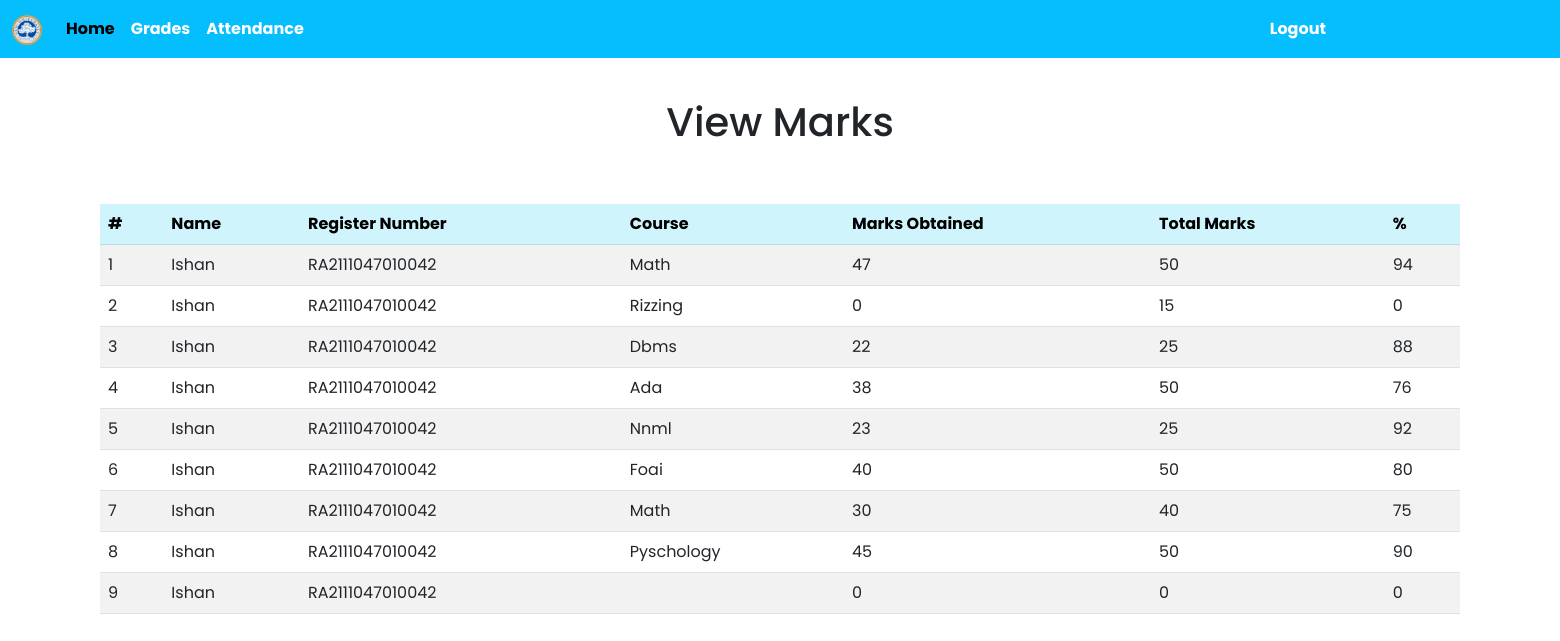
The page /view-grade.php (signed in) on the database its author committed.
### tables this page shows
CREATE TABLE `grades` (
  `regdno` varchar(128) NOT NULL,
  `course` varchar(255) NOT NULL,
  `obtained` int(11) NOT NULL,
  `total` int(11) NOT NULL,
  `percent` int(11) NOT NULL
);

CREATE TABLE `user` (
  `id` int(11) NOT NULL,
  `name` varchar(128) NOT NULL,
  `regdno` varchar(255) NOT NULL,
  `dob` date NOT NULL,
  `yos` int(11) NOT NULL,
  `branch` varchar(128) NOT NULL,
  `section` varchar(128) NOT NULL,
  `password_hash` varchar(255) NOT NULL
);

### view-grade.php (the view, shortened to what this page needs)
<?php
if (isset($_SESSION["user_id"])) {
  $mysqli = require   "sign-up/database.php";
  $sql = "SELECT * FROM user
          WHERE id = {$_SESSION["user_id"]}";
  $result = $mysqli->query($sql);
  $user = $result->fetch_assoc();
  $regdno =  ($user["regdno"]);
}
?>
<!DOCTYPE html>
<html lang="en">
<head>
    <link href="https://cdn.jsdelivr.net/npm/bootstrap@5.3.0-alpha1/dist/css/bootstrap.min.css" rel="stylesheet"
>
    <link rel="stylesheet" href="/styles.css">
</head>
<body>
    <nav class="navbar navbar-expand-lg" style="background-color: #04befe;">
  <div class="container-fluid">
    <a class="navbar-brand" href="#">
      <img src="/images/SRM Logo.png" alt="logo" width="30" height="30">
    </a>
    <div class="collapse navbar-collapse" id="navbarNavDropdown">
      <ul class="navbar-nav">
        <li class="nav-item">
          <a class="nav-link active txt" aria-current="page" href="/index.php"><strong>Home</strong></a>
        </li>
        <li class="nav-item">
          <a class="nav-link txt" href="/view-grade.php"><strong>Grades</strong></a>
        </li>
        <li class="nav-item">
          <a class="nav-link txt" href="/view-attend.php"><strong>Attendance</strong></a>
        </li>
        <li class="nav-item logout">
          <a class="nav-link txt" href="/login/logout.php"><strong>Logout</strong></a>
        </li>
      </ul>
    </div>
  </div>
</nav>
    <div class="titl">
        <h1>View Marks</h1>
    </div>
        <div class="tbl">
        <table class="table table-striped table-hover">
            <thead class="table-info table align-middle">
              <tr>
                <th scope="col">#</th>
                <th scope="col">Name</th>
                <th scope="col">Register Number</th>
                <th scope="col">Course</th>
                <th scope="col">Marks Obtained</th>
                <th scope="col">Total Marks</th>
                <th scope="col">%</th>
              </tr>
            </thead>
            <tbody>
              <?php
                   $con = new mysqli('localhost','root','','logindb');
                   if( $con-> connect_error){
                   die('Connection Failed : '.$con->connect_error);
                   }
                   else{
                  $mysqli = require("sign-up/database.php");
                  $count = 0;
                  $query = "SELECT * FROM grades
                            JOIN user ON grades.regdno = user.regdno
                            WHERE user.regdno = '$regdno'";
                  $result = mysqli_query($mysqli, $query);
                  while($row = mysqli_fetch_assoc($result)){
                    $count++;
                ?>
              <tr>
                  <td> <?php echo $count;  ?></td>
                  <td> <?php echo $row['name']; ?></td>
                  <td> <?php echo $row['regdno']; ?></td>
                  <td> <?php echo $row['course']; ?></td>
                  <td> <?php echo $row['obtained']; ?></td>
                  <td> <?php echo $row['total']; ?></td>
                  <td> <?php echo $row['percent']; ?></td>
              </tr>
              <?php  }  } ?>
            </tbody>
          </table>
        </div>
      </body>
</html>

### styles.css (style rules this page uses)
body { overflow-x: hidden; }
.logout { margin : 0 950px; }
.txt { color: white; }
.tbl { padding: 50px 100px; }
.titl { text-align: center; margin-top: 40px; }
a { text-decoration: none; color: black; }
* { padding: 0; margin: 0; box-sizing: border-box; }
body, input { font-family: 'Poppins',sans-serif; }

### rows shown on the page
grades: user.name "Ishan", user.regdno "RA2111047010042", course "Math", obtained "47", total "50", percent "94"
grades: user.name "Ishan", user.regdno "RA2111047010042", course "Rizzing", obtained "0", total "15", percent "0"
grades: user.name "Ishan", user.regdno "RA2111047010042", course "Dbms", obtained "22", total "25", percent "88"
grades: user.name "Ishan", user.regdno "RA2111047010042", course "Ada", obtained "38", total "50", percent "76"
grades: user.name "Ishan", user.regdno "RA2111047010042", course "Nnml", obtained "23", total "25", percent "92"
grades: user.name "Ishan", user.regdno "RA2111047010042", course "Foai", obtained "40", total "50", percent "80"
grades: user.name "Ishan", user.regdno "RA2111047010042", course "Math", obtained "30", total "40", percent "75"
grades: user.name "Ishan", user.regdno "RA2111047010042", course "Pyschology", obtained "45", total "50", percent "90"
grades: user.name "Ishan", user.regdno "RA2111047010042", obtained "0", total "0", percent "0"
